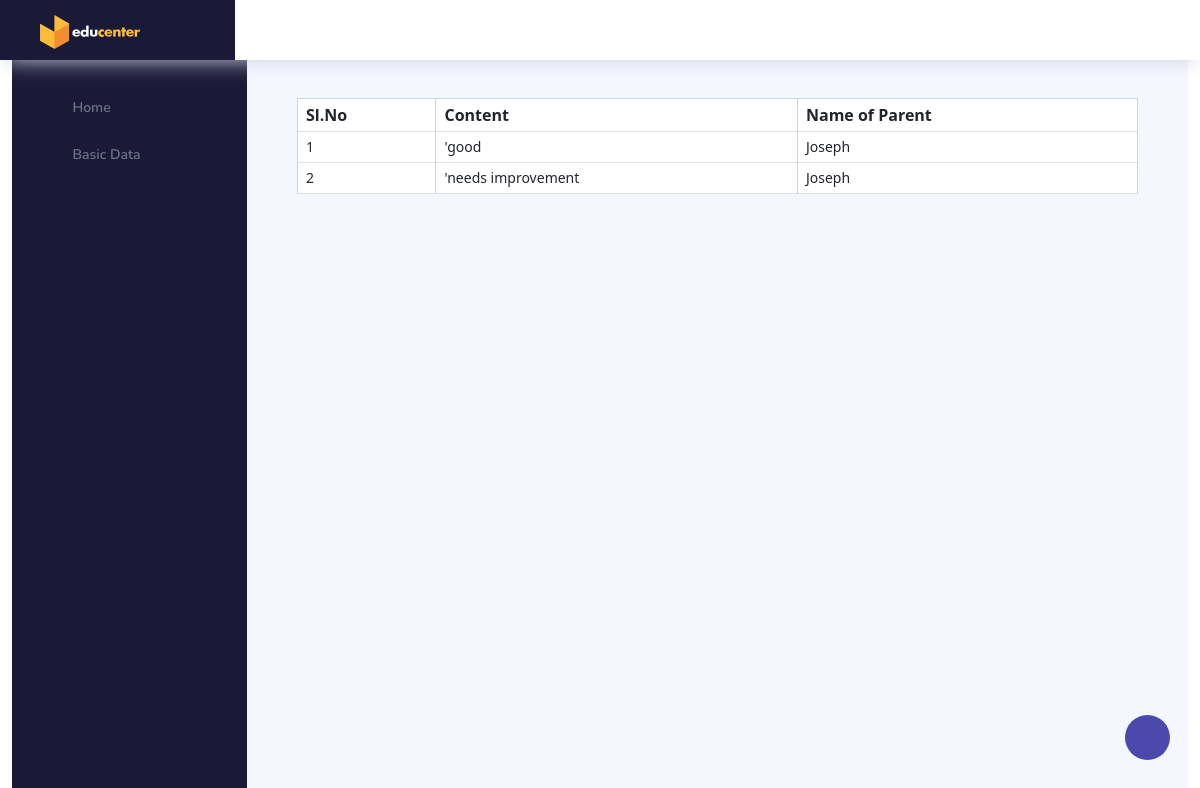
The page /project/Admin/ViewFeedback.php (signed in) on the database as committed earlier.
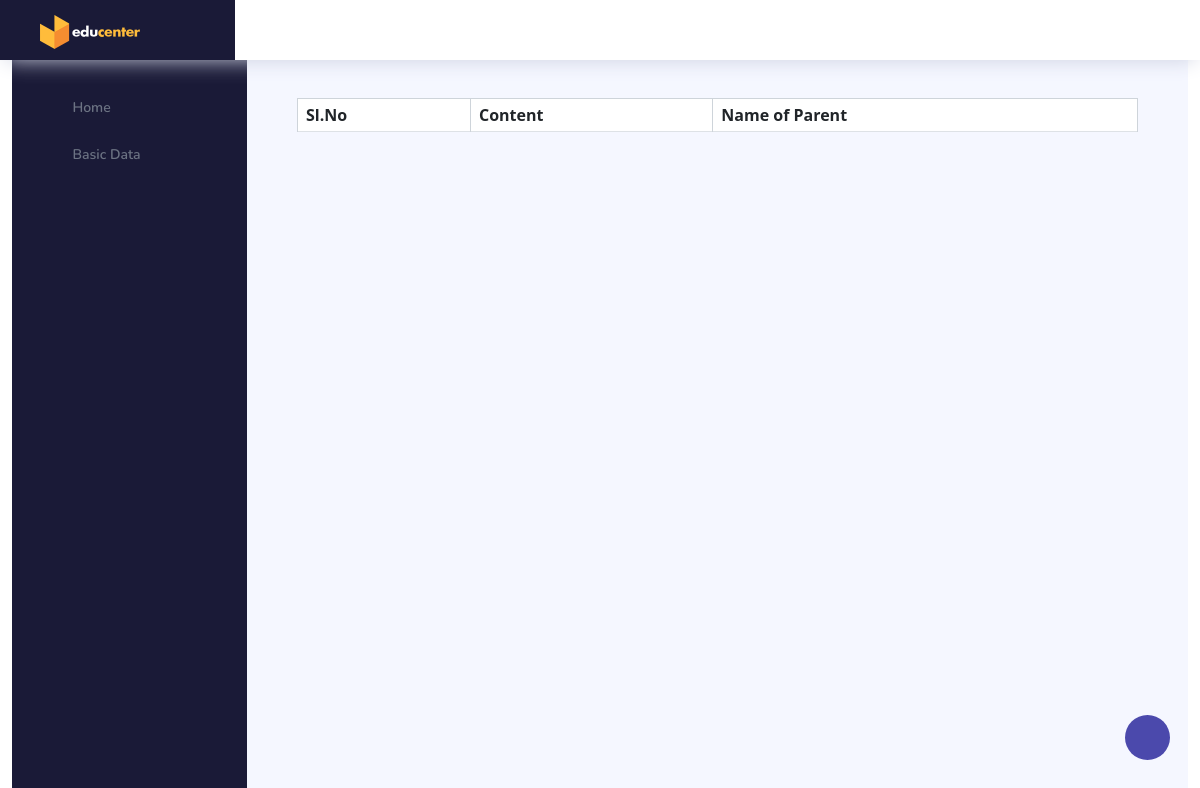
The same page on the database as committed later.
### tables this page shows
CREATE TABLE `tbl_feedback` (
  `feedback_id` int(11) NOT NULL auto_increment,
  `feedback_content` varchar(100) NOT NULL,
  `feedback_date` varchar(100) NOT NULL,
  `parent_id` int(11) NOT NULL,
  PRIMARY KEY  (`feedback_id`)
);

CREATE TABLE `tbl_parent` (
  `parent_id` int(11) NOT NULL auto_increment,
  `parent_name` varchar(50) NOT NULL,
  `student_name` varchar(50) NOT NULL,
  `parent_contact` varchar(50) NOT NULL,
  `parent_email` varchar(50) NOT NULL,
  `student_photo` varchar(50) NOT NULL,
  `place_id` int(11) NOT NULL,
  `parent_pass` varchar(50) NOT NULL,
  PRIMARY KEY  (`parent_id`)
);

### project/Admin/ViewFeedback.php (the view, shortened to what this page needs)
<?php
include("Head.php");
?>
<!DOCTYPE html>
<html lang="en">
<head>
    <link href="https://cdn.jsdelivr.net/npm/bootstrap@5.3.0/dist/css/bootstrap.min.css" rel="stylesheet">
</head>
<body>
<div class="container">
    <form action="" method="post">
        <table class="table table-bordered" align="center" cellpadding="10">
            <tr>
                <th>Sl.No</th>
                <th>Content</th>
                <th>Name of Parent</th>
            </tr>
            <?php
            $sel = "select * from tbl_feedback f inner join tbl_parent p on p.parent_id=f.parent_id";
            $data = mysql_query($sel);
            $i = 0;
            while ($row = mysql_fetch_array($data)) {
                $i++;
                ?>
                <tr>
                    <td><?php echo $i ?></td>
                    <td><?php echo $row["feedback_content"] ?></td>
                    <td><?php echo $row["parent_name"] ?></td>
                </tr>
                <?php
            }
            ?>
        </table>
    </form>
</div>
</body>
</html>
<br><br><br><br><br><br><br><br><br><br><br><br><br><br><br><br>

Rows that differ between the two databases and show on the page:
removed tbl_feedback: feedback_content "'good", parent.parent_name "Joseph"
removed tbl_feedback: feedback_content "'needs improvement", parent.parent_name "Joseph"
